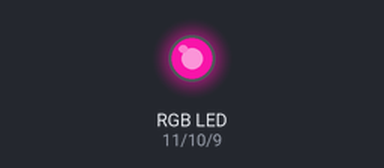
Recording of a sketch running on a simulated Arduino Uno, built with avr-gcc and run on an emulated ATmega328P. On the bench: an RGB LED mixed from three pins (HIGH = lit). Dim RGB values are drawn brighter than linear; random numbers use the default seed unless the sketch sets one.

Above: at 0.1 s.
At 4.1 s:
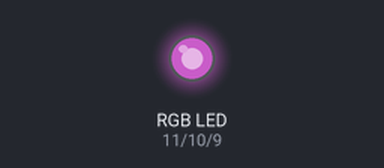
At 9.1 s:
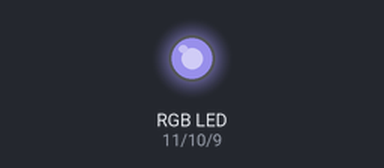
At 19.1 s:
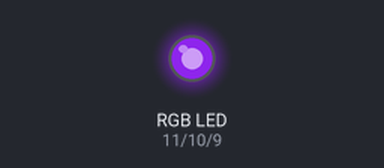
At 28.1 s:
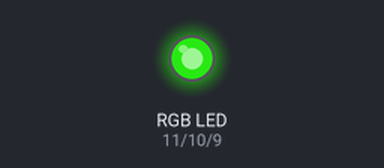
At 38.1 s:
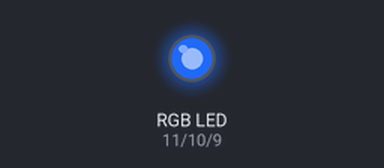
Timing chart, 0 to 40.0 s (numbered marks = the images above):
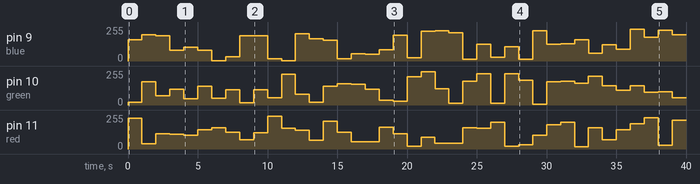

The sketch:

02_2-RGB_LED.ino
```cpp
int red = 11;
int green = 10;
int blue = 9;

void setup() {
  pinMode(red, OUTPUT);
  pinMode(green, OUTPUT);
  pinMode(blue, OUTPUT);
}

void loop() {
  analogWrite(red, random(0, 255));
  analogWrite(green, random(0, 255));
  analogWrite(blue, random(0, 255));
  delay(1000);
}
```

Measured:
- by itself, pin 9 (blue): 0/255 → 158/255 at 0.00 s, → 197/255 1.0 s later, → 188/255 1.0 s later, → 80/255 1.0 s later, … (40 changes in this stretch)
- by itself, pin 10 (green): 0/255 → 19/255 at 0.00 s, → 175/255 1.0 s later, → 68/255 1.0 s later, → 120/255 1.0 s later, … (40 changes in this stretch)
